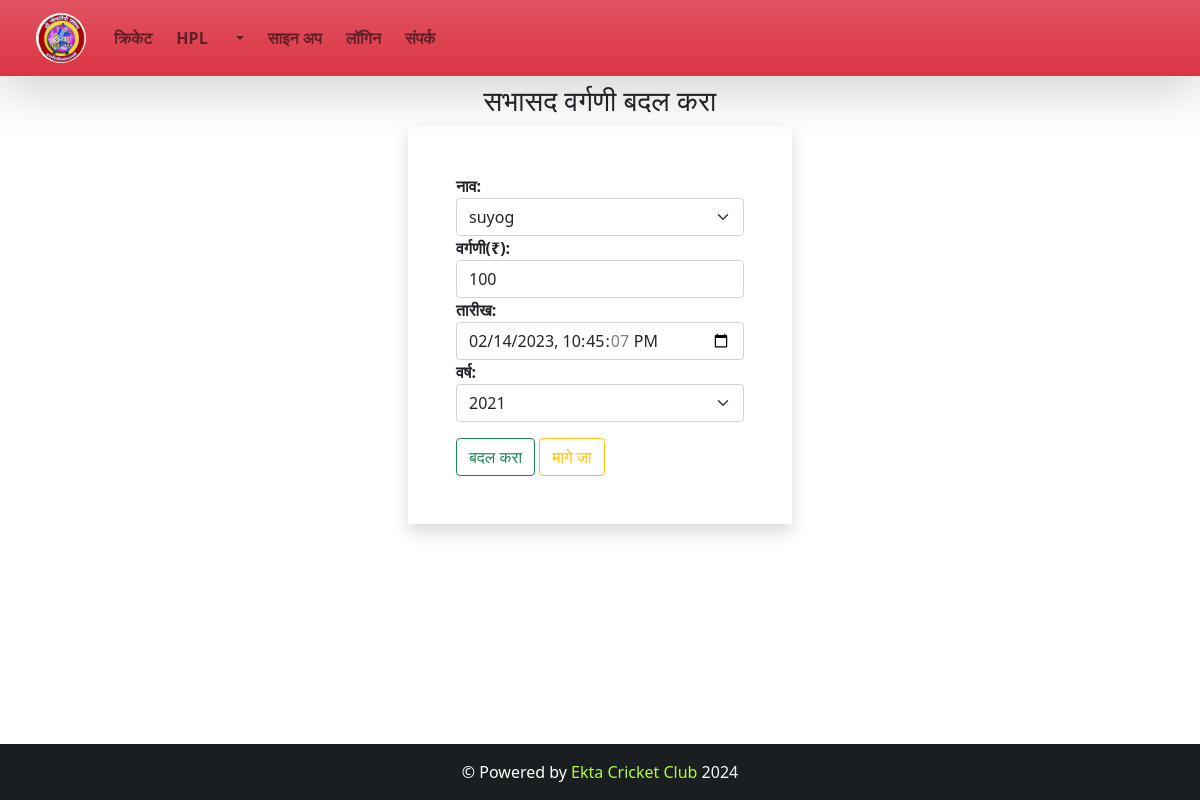
The page /eems/1/ on the database its author committed.
### ekta/models.py (models this page shows, shortened)
class EktaMember(models.Model):
    Name = models.CharField(max_length=100,null=False)        #_('Text')
    def __str__(self):
        return self.Name

class Ekta_Member_Subscription(models.Model):
    Name = models.ForeignKey(EktaMember, on_delete=models.CASCADE)
    Subscription = models.IntegerField()
    Date = models.DateTimeField()
    Year = models.IntegerField(('year'), choices=YEAR_CHOICES,default=datetime.datetime.now().year)

### ekta/views.py (the view)
# urls.py: path('eems/<int:id>/',views.Edit_Ekta_Members_subscription,name="eems"),
@csrf_protect
def Edit_Ekta_Members_subscription(request,id):
    if request.method == 'POST':
        pi = Ekta_Member_Subscription.objects.get(pk=id)
        fm1 = EktaMemberSubscriptionForm(request.POST, instance=pi)
        if fm1.is_valid():
            fm1.save()
            messages.success(request,'वर्गणीमध्ये बदल झाला!!!!!')
            return HttpResponseRedirect('/sems/')
    else:
        pi = Ekta_Member_Subscription.objects.get(pk=id)
        fm1 = EktaMemberSubscriptionForm(instance=pi)
    return render(request,'ekta1/Edit_ekta_members_subscription.html',{'form':fm1})

### ekta/forms.py
class EktaMemberSubscriptionForm(forms.ModelForm):
    class Meta:
        model = Ekta_Member_Subscription
        fields = '__all__'
        labels = {'Subscription':'वर्गणी(₹)', 'Name':'नाव', 'Year':'वर्ष','Date':'तारीख'}
        widgets={
            'Name': forms.Select(attrs={'class':'form-select'}),
            'Subscription': forms.NumberInput(attrs={'class':'form-control'}),
            'Year': forms.Select(attrs={'class':'form-select'}),
            'Date': DateTimeInput(attrs={'class':'form-control'})
        }

### ekta/templates/ekta1/Edit_ekta_members_subscription.html (shortened to what this page needs)
{% extends 'ekta1/base.html' %}
{% load static %}
{% block content %}
<div class="container-fluid">
<div class="col-sm-4 mx-auto mt-2 rounded-end">
    <h3 class="text-center">सभासद वर्गणी बदल करा</h3>
    <form action="" method="POST" novalidate class="shadow p-5 fw-bold">
        {% for fm in form %}
            <div class="form-group">
                {{fm.label_tag}} {{fm}} <small class="text-warning">{{fm.errors|striptags}}</small>
            </div>
        {% endfor %}
        <div class="mt-3">
            <input type="submit" value="बदल करा" class="btn btn-outline-success">
            <a href="{% url 'sems' %}" class='btn btn-outline-warning py-auto my-auto'>मागे जा</a>
        </div>
    </form>
</div>
</div>
{% endblock content %}

### ekta/static/css/style.css (style rules this page uses)
html { height: 100%; }
body { min-height: 100%; display: flex; flex-direction: column; }

### rows shown on the page
EktaMember: form "suyog"
Ekta_Member_Subscription: form "100" "02/14/2023 22:45:07" "2021"

### other values the page prints
{{ fm.label_tag }} "नाव:" "वर्गणी(₹):" "तारीख:" "वर्ष:"
